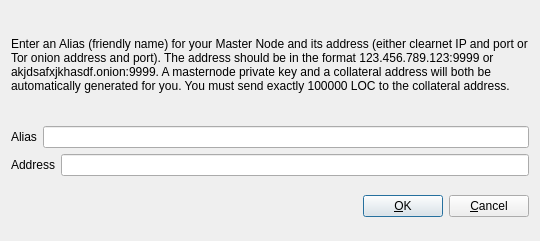
<?xml version="1.0" encoding="UTF-8"?>
<ui version="4.0">
 <class>AddEditAdrenalineNode</class>
 <widget class="QDialog" name="AddEditAdrenalineNode">
  <property name="geometry">
   <rect>
    <x>0</x>
    <y>0</y>
    <width>540</width>
    <height>241</height>
   </rect>
  </property>
  <property name="windowTitle">
   <string>Add/Edit Loco Node</string>
  </property>
  <property name="modal">
   <bool>true</bool>
  </property>
  <layout class="QVBoxLayout" name="verticalLayout">
   <item>
    <layout class="QVBoxLayout" name="verticalLayout_2">
     <property name="topMargin">
      <number>0</number>
     </property>
     <property name="bottomMargin">
      <number>0</number>
     </property>
     <item>
      <widget class="QLabel" name="label_3">
       <property name="sizePolicy">
        <sizepolicy hsizetype="Preferred" vsizetype="Expanding">
         <horstretch>0</horstretch>
         <verstretch>0</verstretch>
        </sizepolicy>
       </property>
       <property name="text">
        <string>&lt;html&gt;&lt;head/&gt;&lt;body&gt;&lt;p&gt;Enter an Alias (friendly name) for your Master Node and its address (either clearnet IP and port or Tor onion address and port).  The address should be in the format 123.456.789.123:9999 or akjdsafxjkhasdf.onion:9999.  A masternode private key and a collateral address will both be automatically generated for you.  You must send exactly 100000 LOC to the collateral address.&lt;/p&gt;&lt;/body&gt;&lt;/html&gt;</string>
       </property>
       <property name="wordWrap">
        <bool>true</bool>
       </property>
      </widget>
     </item>
     <item>
      <layout class="QHBoxLayout" name="horizontalLayout">
       <property name="bottomMargin">
        <number>0</number>
       </property>
       <item>
        <widget class="QLabel" name="label">
         <property name="text">
          <string>Alias</string>
         </property>
        </widget>
       </item>
       <item>
        <widget class="QLineEdit" name="aliasLineEdit"/>
       </item>
      </layout>
     </item>
     <item>
      <layout class="QHBoxLayout" name="horizontalLayout_2">
       <property name="bottomMargin">
        <number>0</number>
       </property>
       <item>
        <widget class="QLabel" name="label_2">
         <property name="text">
          <string>Address</string>
         </property>
        </widget>
       </item>
       <item>
        <widget class="QLineEdit" name="addressLineEdit"/>
       </item>
      </layout>
     </item>
     <item>
      <layout class="QHBoxLayout" name="horizontalLayout_3">
       <property name="bottomMargin">
        <number>0</number>
       </property>
      </layout>
     </item>
    </layout>
   </item>
   <item>
    <layout class="QHBoxLayout" name="horizontalLayout_Buttons">
     <item>
      <spacer name="horizontalSpacer_1">
       <property name="orientation">
        <enum>Qt::Horizontal</enum>
       </property>
       <property name="sizeHint" stdset="0">
        <size>
         <width>40</width>
         <height>48</height>
        </size>
       </property>
      </spacer>
     </item>
     <item>
      <widget class="QLabel" name="statusLabel">
       <property name="font">
        <font>
         <weight>75</weight>
         <bold>true</bold>
        </font>
       </property>
       <property name="text">
        <string/>
       </property>
       <property name="textFormat">
        <enum>Qt::PlainText</enum>
       </property>
       <property name="wordWrap">
        <bool>true</bool>
       </property>
      </widget>
     </item>
     <item>
      <spacer name="horizontalSpacer_2">
       <property name="orientation">
        <enum>Qt::Horizontal</enum>
       </property>
       <property name="sizeHint" stdset="0">
        <size>
         <width>40</width>
         <height>48</height>
        </size>
       </property>
      </spacer>
     </item>
     <item>
      <widget class="QPushButton" name="okButton">
       <property name="text">
        <string>&amp;OK</string>
       </property>
      </widget>
     </item>
     <item>
      <widget class="QPushButton" name="cancelButton">
       <property name="text">
        <string>&amp;Cancel</string>
       </property>
       <property name="autoDefault">
        <bool>false</bool>
       </property>
      </widget>
     </item>
    </layout>
   </item>
  </layout>
 </widget>
 <resources/>
 <connections/>
</ui>
